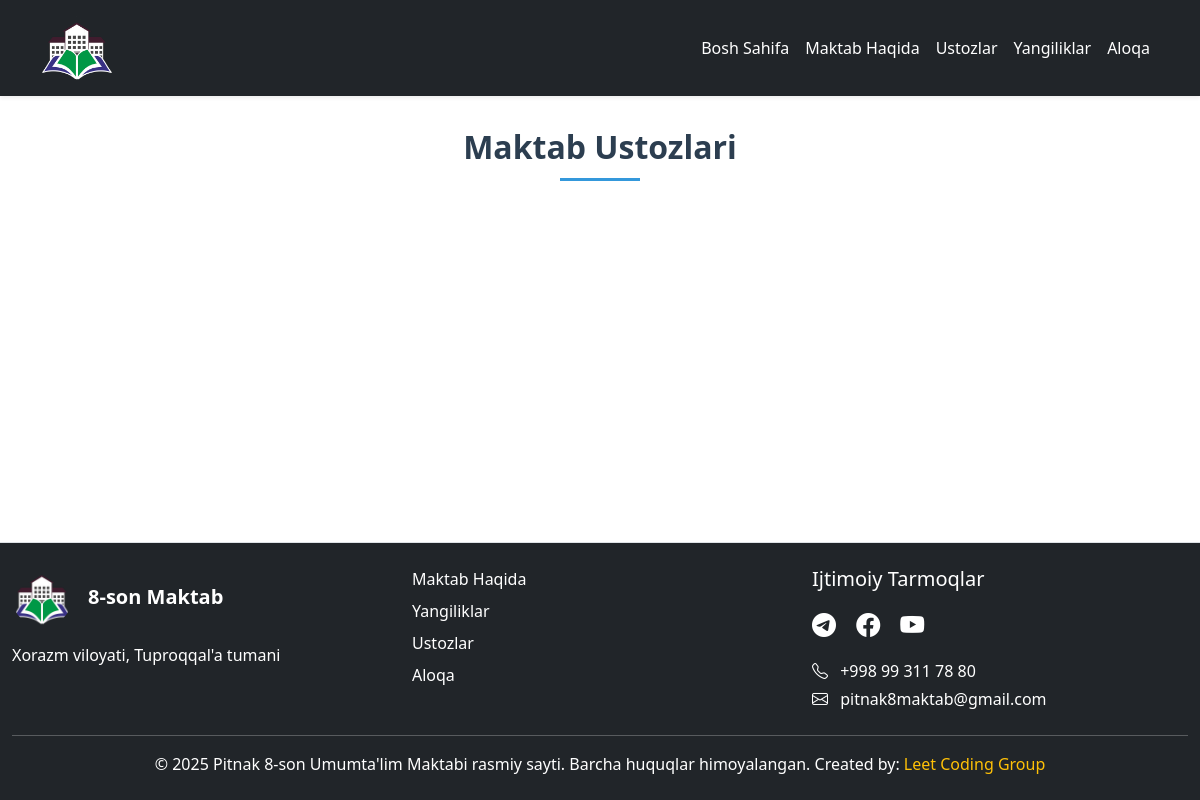
The app's page /teacher/, older data.
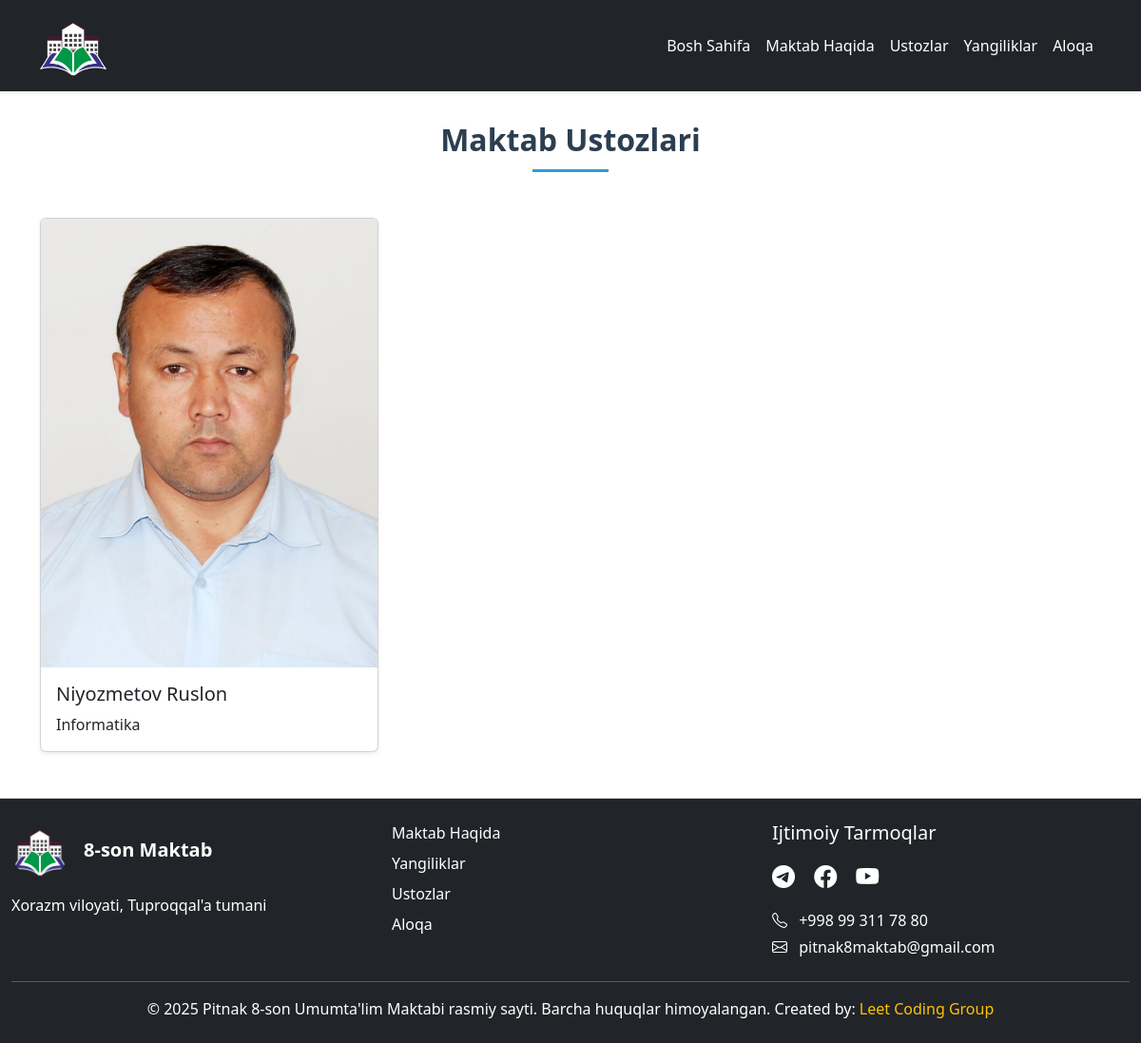
The same page, newer data.
### home/models.py (models this page shows, shortened)
class Teacher(models.Model):
    name = models.CharField(max_length=100, verbose_name="Ism")
    subject = models.CharField(max_length=100, verbose_name="Fan")
    photo = models.ImageField(upload_to='teacher_photos/', verbose_name="Rasm")
    class Meta:
        verbose_name = "Ustoz"
        verbose_name_plural = "Ustozlar"

### home/views.py (the view)
# urls.py: path('teacher/', teacher_view, name='teacher'),
def teacher_view(request):
    teachers = Teacher.objects.all()
    return render(request, 'teacher.html', {'teachers': teachers})

### templates/teacher.html (shortened to what this page needs)
{% extends 'base.html' %}
{% load static %}
{% block content %}
<main style="padding-top: 80px;">
    <h2 class="text-center mb-5 section-title fw-bold">Maktab Ustozlari</h2>
</main>
<div class="row g-4">
    {% for teacher in teachers %}
    <div class="col-md-6 col-lg-4">
        <div class="card h-100 teacher-card shadow-sm">
            <img src="{{ teacher.photo.url }}" class="card-img-top" alt="{{ teacher.name }}">
            <div class="card-body">
                <h5 class="card-title">{{ teacher.name }}</h5>
                <p class="card-text">{{ teacher.subject }}</p>
            </div>
        </div>
    </div>
    {% endfor %}
</div>
{% endblock %}

### templates/base.html (shortened to what this page needs)
<!DOCTYPE html>
{% load static %}
<html lang="uz">
<head>
    <link href="{% static 'vendor/bootstrap/css/bootstrap.css' %}" rel="stylesheet">
    <link rel="stylesheet" href="https://cdnjs.cloudflare.com/ajax/libs/font-awesome/6.0.0-beta3/css/all.min.css">
    <link href="{% static 'main/css/main.css' %}" rel="stylesheet">
    <link href="{% static 'main/css/style.css' %}" rel="stylesheet">
    <link href="{% static 'main/css/news.css' %}" rel="stylesheet">
    <link href="{% static 'main/css/about.css' %}" rel="stylesheet">
</head>
<body>
    {% include 'includes/header.html' %}
    <main class="container my-5">
        {% block content %}{% endblock %}
    </main>
    {% include 'includes/footer.html' %}
</body>
</html>

### templates/includes/header.html (shortened to what this page needs)
{% load static %}
<link href="{% static 'vendor/bootstrap-icons/font/bootstrap-icons.css' %}" rel="stylesheet">
<link href="{% static 'main/css/main.css' %}" rel="stylesheet">
<link href="{% static 'main/css/style.css' %}" rel="stylesheet">
<link href="{% static 'main/css/news.css' %}" rel="stylesheet">
<nav class="navbar navbar-expand-lg navbar-dark bg-dark shadow-sm fixed-top">
    <div class="container">
        <a class="navbar-brand" href="{% url 'home' %}">
            <img alt="logo" class="d-inline-block align-middle" height="70" src="{% static 'main/img/logo.png' %}"
                 width="70">
        </a>
        <div class="collapse navbar-collapse" id="navbarNav">
            <ul class="navbar-nav ms-auto">
                <li class="nav-item">
                    {% if request.path != "/" %}
                    <a class="nav-link text-white nav-text text-decoration-none" href="{% url 'home' %}">Bosh Sahifa</a>
                    {% endif %}
                </li>
                <li class="nav-item">
                    <a class="nav-link text-white nav-text text-decoration-none" href="{% url 'about' %}">Maktab
                        Haqida</a>
                </li>
                <li class="nav-item">
                    <a class="nav-link text-white nav-text text-decoration-none" href="{% url 'teacher' %}">
                        Ustozlar
                    </a>
                </li>
                <li class="nav-item">
                    <a class="nav-link text-white nav-text text-decoration-none" href="{% url 'news' %}">Yangiliklar</a>
                </li>
                <li class="nav-item">
                    <a class="nav-link text-white nav-text text-decoration-none" href="{% url 'contact' %}">Aloqa</a>
                </li>
            </ul>
        </div>
    </div>
</nav>

### templates/includes/footer.html
{% load static %}
<link href="https://cdn.jsdelivr.net/npm/bootstrap@5.3.0/dist/css/bootstrap.min.css" rel="stylesheet">
<link href="{% static 'vendor/bootstrap-icons/font/bootstrap-icons.css' %}" rel="stylesheet">
<link href="{% static 'main/css/style.css' %}" rel="stylesheet">
<link href="{% static 'main/css/news.css' %}" rel="stylesheet">
<link href="{% static 'main/css/main.css' %}" rel="stylesheet">
<footer class="bg-dark text-white py-4">
        <div class="container">
            <div class="row">
                <div class="col-md-4 mb-4 mb-md-0">
                    <a href="{% url 'home' %}" class="d-flex align-items-center text-decoration-none">
                        <img src="{% static 'main/img/logo.png' %}" alt="Logo" height="60" class="me-3">
                        <span class="text-white fs-5 fw-bold">8-son Maktab</span>
                    </a>
                    <p class="mt-3 mb-0">Xorazm viloyati, Tuproqqal'a tumani</p>
                </div>
                <div class="col-md-4 mb-4 mb-md-0">
                    <ul class="list-unstyled">
                        <li class="mb-2"><a href="{% url 'about' %}" class="text-white text-decoration-none">Maktab Haqida</a></li>
                        <li class="mb-2"><a href="{% url 'news' %}" class="text-white text-decoration-none">Yangiliklar</a></li>
                        <li class="mb-2"><a href="{% url 'teacher' %}" class="text-white text-decoration-none">Ustozlar</a></li>
                        <li><a href="{% url 'contact' %}" class="text-white text-decoration-none">Aloqa</a></li>
                    </ul>
                </div>
                <div class="col-md-4">
                    <h5>Ijtimoiy Tarmoqlar</h5>
                    <div class="social-icons mt-3">
                        <a href="https://t.me/pitnak8maktab" class="text-white me-3"><i class="bi bi-telegram fs-4"></i></a>
                        <a href="#" class="text-white me-3"><i class="bi bi-facebook fs-4"></i></a>
                        <a href="#" class="text-white"><i class="bi bi-youtube fs-4"></i></a>
                    </div>
                    <div class="mt-3">
                        <p class="mb-1"><i class="bi bi-telephone me-2"></i> +998 99 311 78 80</p>
                        <p class="mb-0"><i class="bi bi-envelope me-2"></i> pitnak8maktab@gmail.com</p>
                    </div>
                </div>
            </div>
            <hr class="mt-4 mb-3">
            <div class="text-center">
                <p class="mb-0">
                    &copy; 2025 Pitnak 8-son Umumta'lim Maktabi rasmiy sayti. Barcha huquqlar himoyalangan.
                    <span class="d-block d-md-inline mt-2 mt-md-0"> Created by: <a href="https://t.me/leetcoder1337" class="text-warning text-decoration-none">Leet Coding Group</a></span>
                </p>
            </div>
        </div>
    </footer>

### static/main/css/main.css (style rules this page uses)
body { display: flex; flex-direction: column; min-height: 100vh; background-color: #ffff; }
main { flex: 1; }
footer { background-color: rgba(128, 128, 128, 0.25); border-top: 1px solid #dee2e6; }
.card, .img-fluid, .text-center { animation: fadeInUp 1s ease-out forwards; opacity: 0; }
.card { animation-delay: 0.5s; }
.text-center { animation-delay: 1.5s; }

### static/main/css/style.css (style rules this page uses)
a { text-decoration: none; color: #333; font-weight: 500; }
footer a { color: 2760fd; text-decoration: none; }
footer img { border-radius: 50%; }
footer .container { max-width: 1200px; }

### static/main/css/news.css (style rules this page uses)
.section-title { color: #2c3e50; position: relative; padding-bottom: 15px; }
.section-title::after { content: ''; position: absolute; bottom: 0; left: 50%; transform: translateX(-50%); width: 80px; height: 3px; background-color: #3498db; }

Row changes from the older to the newer data that the page shows:
added Teacher: photo (picture), name "Niyozmetov Ruslon", subject "Informatika"
